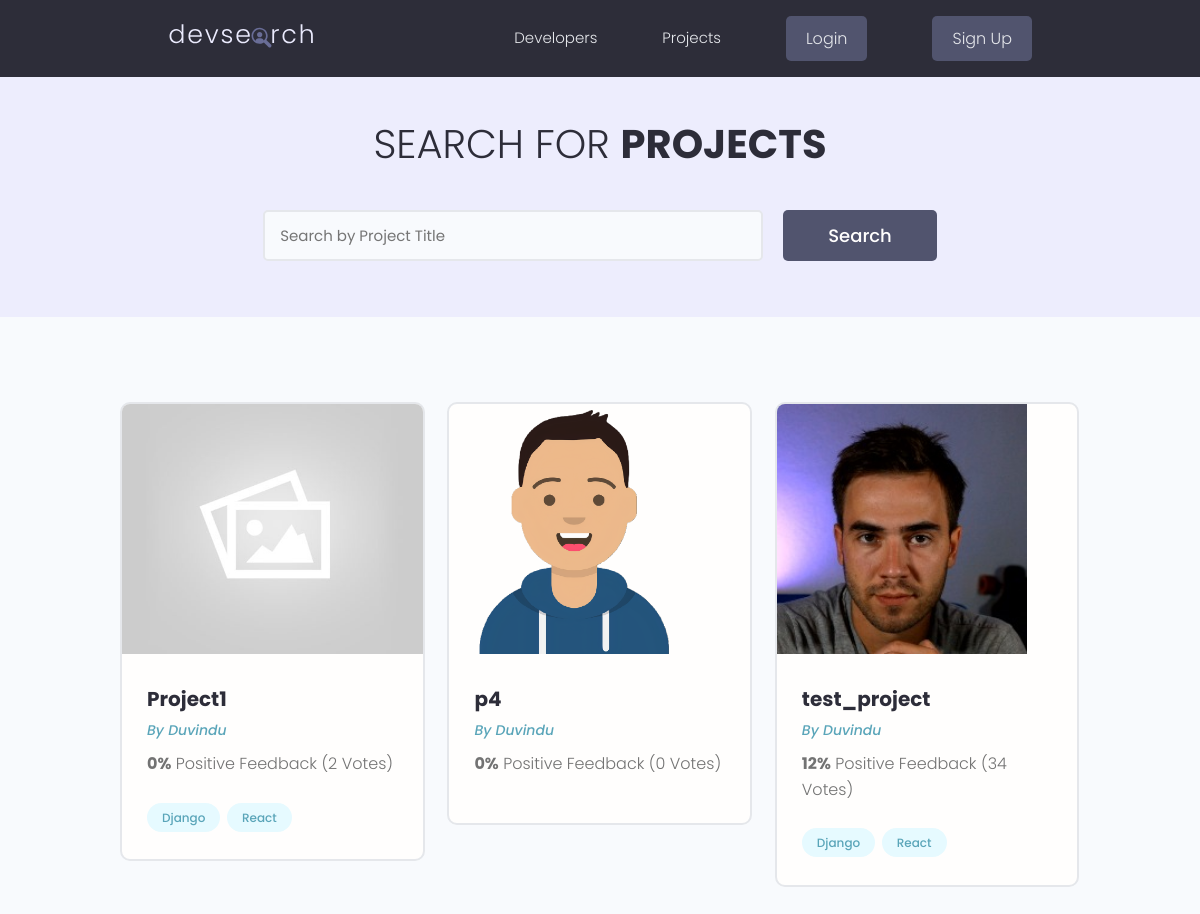
The app's page /projects with its own data.
### home/models.py (models this page shows, shortened)
class Project(models.Model):
    owner = models.ForeignKey(User, on_delete=models.CASCADE, null=True)
    title = models.CharField(max_length=200)
    description = models.TextField(blank=True, null=True)
    source_link = models.CharField(max_length=200, null=True,blank=True)
    created = models.DateTimeField(auto_now_add=True)
    tags = models.ManyToManyField('Tag', blank=True)
    vote_total = models.IntegerField(default=0, blank=True, null=True)
    vote_ratio = models.IntegerField(default=0, null=True, blank=True)
    featured_image = models.ImageField(upload_to='media_project_model/', blank=True, null=True)
    @property
    def imgUrl(self):
        try:
            return f"{self.featured_image.url}"
        except Exception as ex:
            return '/static/images/static_project_model/default.jpg'

class Profile(models.Model):
    user = models.OneToOneField(User,on_delete=models.CASCADE)
    name = models.CharField(max_length=200, blank=True, null=True)
    short_intro = models.CharField(max_length=200, blank=True, null=True)
    long_intro = models.TextField(blank=True, null=True)
    image = models.ImageField(upload_to='media_profile_model/', blank=True, null=True)
    social_github = models.CharField(max_length=200, blank=True, null=True)
    social_linkedin = models.CharField(max_length=200, blank=True, null=True)
    social_website = models.CharField(max_length=200, blank=True, null=True)
    location = models.CharField(max_length=200, blank=True, null=True)
    created = models.DateTimeField(auto_now_add=True)

class Tag(models.Model):
    name = models.CharField(max_length=200)
    created = models.DateTimeField(auto_now_add=True)

### home/views.py (the view)
# urls.py: path('projects', projects, name = 'projects'),
def projects(request):
    projects = Project.objects.all()
    context = {'projects': projects}
    return render(request, 'home/projects.html', context)

### home/templates/home/projects.html (shortened to what this page needs)
{% extends 'base.html' %}
{% block content %}
<main class="projects">
    <section class="hero-section text-center">
      <div class="container container--narrow">
        <div class="hero-section__box">
          <h2>Search for <span>Projects</span></h2>
        </div>
        <div class="hero-section__search">
          <form class="form" action="#" method="get">
            <div class="form__field">
              <input class="input input--text" id="formInput#search" type="text" name="text"
                placeholder="Search by Project Title" />
            </div>
            <input class="btn btn--sub btn--lg" type="submit" value="Search" />
          </form>
        </div>
      </div>
    </section>
    <section class="projectsList">
      <div class="container">
        <div class="grid grid--three">
        {% for project in projects %}
          <div class="column">
            <div class="card project">
              <a href="{% url 'single-project' project.pk %}" class="project">
                <img class="project__thumbnail" src="{{project.imgUrl}}" alt="project thumbnail" />
                <div class="card__body">
                  <h3 class="project__title">{{project.title}}</h3>
                  <p><a class="project__author" href="{% url 'single-profile' project.owner.username %}">By {{project.owner.profile.name}}</a></p>
                  <p class="project--rating">
                    <span style="font-weight: bold;">{{project.vote_ratio}}%</span> Positive
                    Feedback ({{project.vote_total}} Vote{{project.vote_total|pluralize:'s'}})
                  </p>
                  <div class="project__tags">
                    {% for tag in project.tags.all|slice:'2' %}
                        <span class="tag tag--pill tag--main">
                            <small>{{tag.name}}</small>
                        </span>
                    {% endfor %}
                  </div>
                </div>
              </a>
            </div>
          </div>
        {% endfor %}
        </div>
      </div>
    </section>
  </main>
{% endblock content %}

### static/css/app.css (style rules this page uses)
:root { --color-sub: #2d2d39; }
.btn--sub { background-color: var(--color-sub-light); }
.card { border: 2px solid var(--color-light); }
img { width: 100%; }
.hero-section { height: 40vh; display: flex; align-items: center; background-color: var(--color-sub); }
.hero-section__box { margin-bottom: 4rem; }
.hero-section__box > h2, .hero-section__box > h2 > span { font-size: 4rem; color: var(--color-light); line-height: 1.3; text-transform: uppercase; }
.hero-section__box > h2 { font-weight: 300; }
.hero-section__box > h2 > span { font-weight: 700; }
.hero-section__search > .form { display: flex; align-items: center; justify-content: center; gap: 2rem; }
.hero-section__search > .form input.input--text { width: 50rem; }
.project__author { font-size: 1.4rem; font-style: italic; }
.project--rating { margin-bottom: 1.6em; margin-top: .5em; }
.projects > .hero-section { background: var(--color-sub-lighter); height: 30vh; }
.projects .hero-section__box { margin-bottom: 2.5rem; }
.projects .hero-section__box > h2 { color: var(--color-sub); }
.projects .hero-section__box > h2 > span { font-weight: 700; color: var(--color-sub); }
.projectsList { margin-top: 8rem; }
.project__thumbnail { height: 25rem; object-fit: cover; object-position: top center; }
.project__title { font-size: 2rem; font-weight: 700; color: var(--color-sub); }

### static/uikit/styles/modules/_variables.css (style rules this page uses)
:root { --color-main: #5aa5b9; --color-main-light: #e6faff; --color-sub: #3f4156; --color-sub-light: #51546e; --color-sub-lighter: #ededfd; --color-text: #737373; --color-gray: #8b8b8b; --color-light: #e5e7eb; --color-light-gray: #767676; --color-bg: #f8fafd; --color-white: #fffefd; --color-white-light: #f3f3f3; --color-success: #359e64; --color-success-bg: #def8e8; --color-error: #fc4b0b; --color-error-bg: #fff2ee; --font-base: 'Poppins', arial, helvetica, 'Segoe UI', roboto, ubuntu, sans-serif; --font-monospace: 'Fira Code', 'Courier New', courier, monospace; --font-regular: 300; --font-medium: 500; --font-bold: 700; --generic-shadow: 1px 1px 5px #00000010; --generic-transition: all 0.3s ease-in-out; }

### static/uikit/styles/modules/_base.css (style rules this page uses)
* { margin: 0; padding: 0; box-sizing: border-box; text-rendering: optimizeLegibility; color: inherit; font-size: inherit; }
html { font-size: 50%; }
@media only screen and (min-width: 480px) { html { font-size: 56.25%; } }
@media only screen and (min-width: 1200px) { html { font-size: 62.5%; } }
body { line-height: 1.6; font-weight: 400; font-size: 1.5rem; color: var(--color-text); background-color: var(--color-bg); min-height: 100vh; }

### static/uikit/styles/modules/_typography.css (style rules this page uses)
* { font-family: var(--font-base); }
h2 { font-size: 3.6rem; font-weight: var(--font-bold); }
h3 { font-size: 3.2rem; font-weight: var(--font-medium); }
p, span, strong { font-size: 1.6rem; color: var(--color-text); font-weight: var(--font-regular); }
a { padding-bottom: 2px; text-decoration: none; display: inline-block; color: var(--color-main); font-weight: var(--font-medium); }

### static/uikit/styles/modules/_utilities.css (style rules this page uses)
.container { width: 92%; max-width: 165rem; margin: 0 auto; box-sizing: border-box; }
.container--narrow { width: 92%; max-width: 120rem; }
@media screen and (min-width: 1000px) { .container { width: 90%; } }
@media screen and (min-width: 1000px) { .container--narrow { width: 85%; } }
@media screen and (min-width: 1200px) { .container { width: 80%; } }
@media screen and (min-width: 1200px) { .container--narrow { width: 72%; } }
.text-center { text-align: center; }

### static/uikit/styles/modules/_button.css (style rules this page uses)
.btn { display: inline-block; position: relative; cursor: pointer; background-color: var(--color-light); font-weight: var(--font-medium); color: var(--color-sub); text-decoration: none; padding: 1rem 2rem; border-radius: 0.5rem; border: none; width: -webkit-fit-content; width: -moz-fit-content; width: fit-content; height: -webkit-fit-content; height: -moz-fit-content; height: fit-content; font-size: 1.6rem; outline-width: 0; outline-color: transparent; -webkit-backface-visibility: hidden; backface-visibility: hidden; transition: all 0.3s ease-in-out; }
.btn--sub { background-color: var(--color-sub); color: var(--color-white); }
.btn--lg { font-size: 1.8rem; padding: 1.2rem 4.5rem; }

### static/uikit/styles/modules/_card.css (style rules this page uses)
.card { border-radius: 1rem; background-color: var(--color-white); border: 1.5px solid var(--color-light); width: auto; height: auto; margin-top: 0.5rem; margin-bottom: 0.5rem; overflow: hidden; }
.card__body, .card__header { padding: 2rem 2.5rem; }

### records on screen
Project: shows a picture, title "Project1", owner.profile.name "Duvindu", vote_ratio "0", vote_total "2"
Tag: name "Django"
Tag: name "React"
Project: imgUrl (picture), title "p4", owner.profile.name "Duvindu", vote_ratio "0", vote_total "0"
Project: imgUrl (picture), title "test_project", owner.profile.name "Duvindu", vote_ratio "12", vote_total "34"
